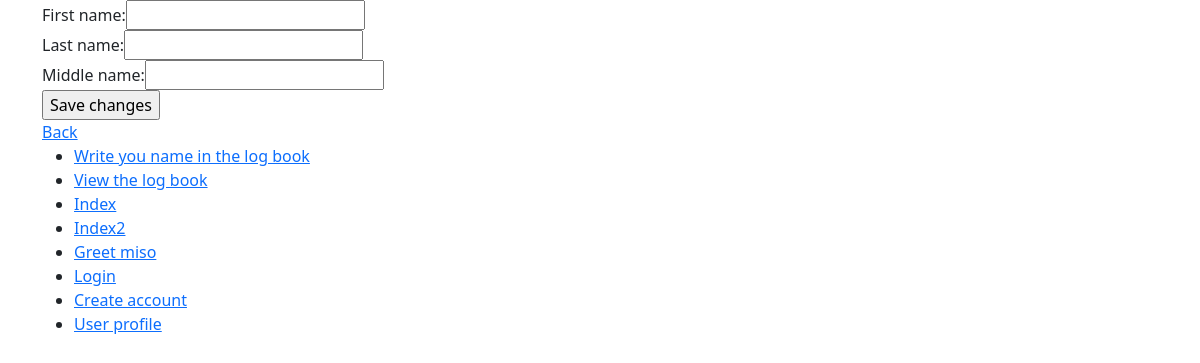
The app's page /Profile/edit (signed in), older data.
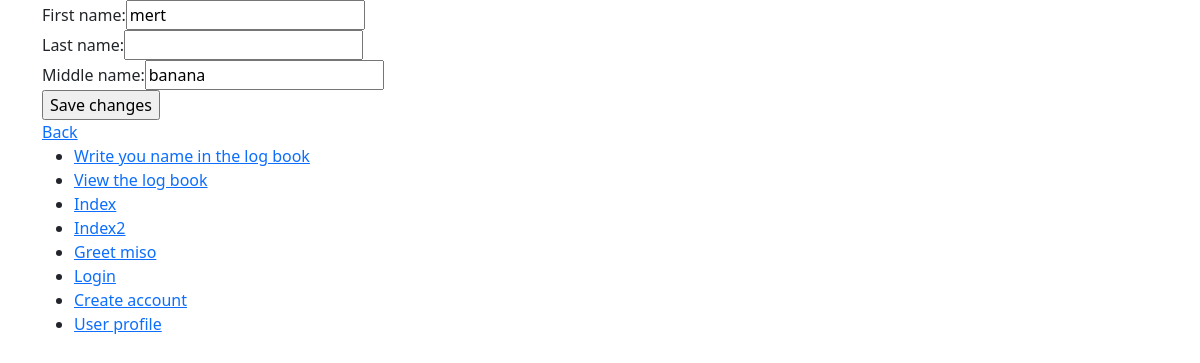
The same page, newer data.
### tables this page shows
CREATE TABLE `profile_information` (
  `user_id` int(11) NOT NULL,
  `first_name` varchar(50) NOT NULL,
  `last_name` varchar(50) NOT NULL,
  `middle_name` varchar(50) NOT NULL
);

### app/core/Controller.php (called while the page is built, shortened)
<?php
class Controller {
	function view($name, $data = []){
		include('app/views/' . $name  . '.php');
	}
}

### app/core/App.php (called while the page is built, shortened)
<?php
class App {
	function __construct() {
		$request = $this->parseUrl($_GET['url'] ?? '');
		$method = 'index';
		if(file_exists('app/controllers/' . $request[0] . '.php'))
		{
			unset($request[0]);
		}
		$controller = new $controller;
		if(isset($request[1]) && method_exists($controller, $request[1])){
			$method = $request[1];
			unset($request[1]);
		}
		$params = array_values($request);
		call_user_func_array([$controller, $method], $params);
	}
	function parseUrl($url) {
		return explode('/', trim($url, '/'));
	}
}

### index.php (called while the page is built, shortened)
<?php
new app\core\App;

### app/core/Model.php (called while the page is built, shortened)
<?php
class Model{
	public function __construct(){
		$host = 'localhost';
		$dbname = 'webapplication';
		$user = 'root';
		$pass = '';
		try {
		 	$this->connection = new \PDO("mysql:host=$host;dbname=$dbname", $user, $pass);
		}
		catch(PDOException $e) {
		 echo $e->getMessage();
		}
	}
}

### app/models/ProfileInformation.php (called while the page is built, shortened)
<?php
class ProfileInformation extends \app\core\Model{
	public function getByUserId($user_id){
		$SQL = "SELECT * FROM profile_information WHERE user_id=:user_id";
		$STH = $this->connection->prepare($SQL);
		$STH->execute(['user_id'=>$user_id]);
		$STH->setFetchMode(\PDO::FETCH_CLASS,'app\\models\\ProfileInformation');
		return $STH->fetch();
	}
}

### app/views/Profile/edit.php (the view, shortened to what this page needs)
<form action='' method="post">
	<label>First name:<input type="text" name="first_name" value='<?=$data->first_name?>'></label><br/>
	<label>Last name:<input type="text" name="last_name" value='<?=$data->last_name?>'></label><br/>
	<label>Middle name:<input type="text" name="middle_name" value='<?=$data->middle_name?>'></label><br/>
	<input type="submit" name="action" value="Save changes">
</form>
<a href='/Profile/index'>Back</a>

Row changes from the older to the newer data that the page shows:
added profile_information: first_name "mert", middle_name "banana"
